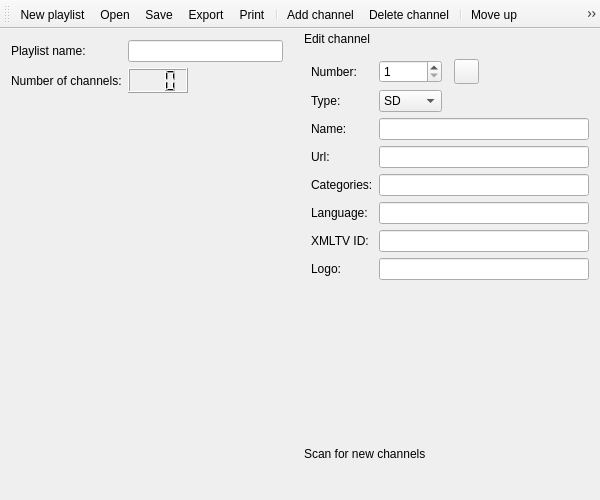
<?xml version="1.0" encoding="UTF-8"?>
<ui version="4.0">
 <class>PlaylistEditor</class>
 <widget class="QMainWindow" name="PlaylistEditor">
  <property name="geometry">
   <rect>
    <x>0</x>
    <y>0</y>
    <width>600</width>
    <height>500</height>
   </rect>
  </property>
  <property name="windowTitle">
   <string>Tano Editor</string>
  </property>
  <property name="windowIcon">
   <iconset resource="../../../data/logo.qrc">
    <normaloff>:/logo/48x48/logo-editor.png</normaloff>:/logo/48x48/logo-editor.png</iconset>
  </property>
  <property name="toolButtonStyle">
   <enum>Qt::ToolButtonIconOnly</enum>
  </property>
  <widget class="QWidget" name="centralwidget">
   <layout class="QGridLayout" name="gridLayout_3">
    <item row="0" column="0">
     <widget class="QLabel" name="labelName">
      <property name="text">
       <string>Playlist name:</string>
      </property>
     </widget>
    </item>
    <item row="0" column="1" colspan="2">
     <widget class="QLineEdit" name="editName"/>
    </item>
    <item row="1" column="0">
     <widget class="QLabel" name="labelCount">
      <property name="text">
       <string>Number of channels:</string>
      </property>
     </widget>
    </item>
    <item row="1" column="1">
     <widget class="QLCDNumber" name="number">
      <property name="minimumSize">
       <size>
        <width>60</width>
        <height>25</height>
       </size>
      </property>
      <property name="maximumSize">
       <size>
        <width>60</width>
        <height>25</height>
       </size>
      </property>
      <property name="digitCount">
       <number>3</number>
      </property>
     </widget>
    </item>
    <item row="2" column="0" colspan="3">
     <widget class="PlaylistDisplayWidget" name="playlist" native="true"/>
    </item>
   </layout>
  </widget>
  <widget class="QToolBar" name="toolBar">
   <property name="windowTitle">
    <string>Toolbar</string>
   </property>
   <property name="iconSize">
    <size>
     <width>24</width>
     <height>24</height>
    </size>
   </property>
   <property name="toolButtonStyle">
    <enum>Qt::ToolButtonIconOnly</enum>
   </property>
   <attribute name="toolBarArea">
    <enum>TopToolBarArea</enum>
   </attribute>
   <attribute name="toolBarBreak">
    <bool>false</bool>
   </attribute>
   <addaction name="actionNew"/>
   <addaction name="actionOpen"/>
   <addaction name="actionSave"/>
   <addaction name="actionExport"/>
   <addaction name="actionPrint"/>
   <addaction name="separator"/>
   <addaction name="actionAdd"/>
   <addaction name="actionDelete"/>
   <addaction name="separator"/>
   <addaction name="actionUp"/>
   <addaction name="actionDown"/>
   <addaction name="separator"/>
   <addaction name="actionHelp"/>
   <addaction name="actionClose"/>
  </widget>
  <widget class="QDockWidget" name="editWidget">
   <property name="sizePolicy">
    <sizepolicy hsizetype="Maximum" vsizetype="Preferred">
     <horstretch>0</horstretch>
     <verstretch>0</verstretch>
    </sizepolicy>
   </property>
   <property name="minimumSize">
    <size>
     <width>300</width>
     <height>264</height>
    </size>
   </property>
   <property name="maximumSize">
    <size>
     <width>300</width>
     <height>524287</height>
    </size>
   </property>
   <property name="windowIcon">
    <iconset resource="../../../data/icons.qrc">
     <normaloff>:/icons/24x24/edit.png</normaloff>:/icons/24x24/edit.png</iconset>
   </property>
   <property name="features">
    <set>QDockWidget::NoDockWidgetFeatures</set>
   </property>
   <property name="allowedAreas">
    <set>Qt::LeftDockWidgetArea|Qt::RightDockWidgetArea</set>
   </property>
   <property name="windowTitle">
    <string>Edit channel</string>
   </property>
   <attribute name="dockWidgetArea">
    <number>2</number>
   </attribute>
   <widget class="QWidget" name="editWidgetContents">
    <layout class="QGridLayout" name="gridLayout">
     <item row="7" column="0">
      <widget class="QLabel" name="labelXmltvId">
       <property name="text">
        <string>XMLTV ID:</string>
       </property>
      </widget>
     </item>
     <item row="0" column="0">
      <widget class="QLabel" name="labelNumber">
       <property name="text">
        <string>Number:</string>
       </property>
      </widget>
     </item>
     <item row="3" column="0">
      <widget class="QLabel" name="labelUrl">
       <property name="text">
        <string>Url:</string>
       </property>
      </widget>
     </item>
     <item row="4" column="1" colspan="6">
      <widget class="QLineEdit" name="editCategories"/>
     </item>
     <item row="2" column="1" colspan="6">
      <widget class="QLineEdit" name="editChannelName"/>
     </item>
     <item row="2" column="0">
      <widget class="QLabel" name="labelChannelName">
       <property name="text">
        <string>Name:</string>
       </property>
      </widget>
     </item>
     <item row="0" column="3">
      <widget class="QPushButton" name="buttonApplyNum">
       <property name="minimumSize">
        <size>
         <width>25</width>
         <height>25</height>
        </size>
       </property>
       <property name="maximumSize">
        <size>
         <width>25</width>
         <height>25</height>
        </size>
       </property>
       <property name="icon">
        <iconset resource="../../../data/icons.qrc">
         <normaloff>:/icons/24x24/apply.png</normaloff>:/icons/24x24/apply.png</iconset>
       </property>
       <property name="iconSize">
        <size>
         <width>24</width>
         <height>24</height>
        </size>
       </property>
      </widget>
     </item>
     <item row="7" column="1" colspan="6">
      <widget class="QLineEdit" name="editXmltvId"/>
     </item>
     <item row="3" column="1" colspan="6">
      <widget class="QLineEdit" name="editUrl"/>
     </item>
     <item row="6" column="1" colspan="6">
      <widget class="QLineEdit" name="editLanguage"/>
     </item>
     <item row="1" column="1">
      <widget class="QComboBox" name="editType">
       <property name="maxVisibleItems">
        <number>3</number>
       </property>
       <property name="maxCount">
        <number>3</number>
       </property>
       <item>
        <property name="text">
         <string>SD</string>
        </property>
       </item>
       <item>
        <property name="text">
         <string>HD</string>
        </property>
       </item>
       <item>
        <property name="text">
         <string>Radio</string>
        </property>
       </item>
      </widget>
     </item>
     <item row="10" column="0" colspan="7">
      <spacer name="verticalSpacer">
       <property name="orientation">
        <enum>Qt::Vertical</enum>
       </property>
       <property name="sizeHint" stdset="0">
        <size>
         <width>20</width>
         <height>40</height>
        </size>
       </property>
      </spacer>
     </item>
     <item row="6" column="0">
      <widget class="QLabel" name="labelLanguage">
       <property name="text">
        <string>Language:</string>
       </property>
      </widget>
     </item>
     <item row="1" column="0">
      <widget class="QLabel" name="labelType">
       <property name="text">
        <string>Type:</string>
       </property>
      </widget>
     </item>
     <item row="8" column="1" colspan="6">
      <widget class="QLineEdit" name="editLogo"/>
     </item>
     <item row="0" column="4">
      <spacer name="horizontalSpacer_2">
       <property name="orientation">
        <enum>Qt::Horizontal</enum>
       </property>
       <property name="sizeHint" stdset="0">
        <size>
         <width>40</width>
         <height>20</height>
        </size>
       </property>
      </spacer>
     </item>
     <item row="4" column="0">
      <widget class="QLabel" name="labelCategories">
       <property name="text">
        <string>Categories:</string>
       </property>
      </widget>
     </item>
     <item row="8" column="0">
      <widget class="QLabel" name="labelLogo">
       <property name="text">
        <string>Logo:</string>
       </property>
      </widget>
     </item>
     <item row="0" column="1">
      <widget class="QSpinBox" name="editNumber">
       <property name="minimum">
        <number>1</number>
       </property>
       <property name="maximum">
        <number>999</number>
       </property>
      </widget>
     </item>
    </layout>
   </widget>
  </widget>
  <widget class="QDockWidget" name="updateWidget">
   <property name="windowIcon">
    <iconset resource="../../../data/icons.qrc">
     <normaloff>:/icons/24x24/refresh.png</normaloff>:/icons/24x24/refresh.png</iconset>
   </property>
   <property name="features">
    <set>QDockWidget::NoDockWidgetFeatures</set>
   </property>
   <property name="allowedAreas">
    <set>Qt::LeftDockWidgetArea|Qt::RightDockWidgetArea</set>
   </property>
   <property name="windowTitle">
    <string>Scan for new channels</string>
   </property>
   <attribute name="dockWidgetArea">
    <number>2</number>
   </attribute>
   <widget class="QWidget" name="updateWidgetContents">
    <layout class="QGridLayout" name="updateContents">
     <item row="0" column="0">
      <widget class="PlaylistEditorScan" name="scan" native="true"/>
     </item>
    </layout>
   </widget>
  </widget>
  <action name="actionAdd">
   <property name="icon">
    <iconset resource="../../../data/icons.qrc">
     <normaloff>:/icons/24x24/add.png</normaloff>:/icons/24x24/add.png</iconset>
   </property>
   <property name="text">
    <string>Add channel</string>
   </property>
   <property name="toolTip">
    <string>Add channel</string>
   </property>
  </action>
  <action name="actionDelete">
   <property name="icon">
    <iconset resource="../../../data/icons.qrc">
     <normaloff>:/icons/24x24/remove.png</normaloff>:/icons/24x24/remove.png</iconset>
   </property>
   <property name="text">
    <string>Delete channel</string>
   </property>
   <property name="toolTip">
    <string>Delete channel</string>
   </property>
  </action>
  <action name="actionSave">
   <property name="icon">
    <iconset resource="../../../data/icons.qrc">
     <normaloff>:/icons/24x24/save.png</normaloff>:/icons/24x24/save.png</iconset>
   </property>
   <property name="text">
    <string>Save</string>
   </property>
   <property name="toolTip">
    <string>Save</string>
   </property>
  </action>
  <action name="actionClose">
   <property name="icon">
    <iconset resource="../../../data/icons.qrc">
     <normaloff>:/icons/24x24/close.png</normaloff>:/icons/24x24/close.png</iconset>
   </property>
   <property name="text">
    <string>Close</string>
   </property>
  </action>
  <action name="actionUp">
   <property name="icon">
    <iconset resource="../../../data/icons.qrc">
     <normaloff>:/icons/24x24/go-up.png</normaloff>:/icons/24x24/go-up.png</iconset>
   </property>
   <property name="text">
    <string>Move up</string>
   </property>
   <property name="toolTip">
    <string>Move up</string>
   </property>
  </action>
  <action name="actionDown">
   <property name="icon">
    <iconset resource="../../../data/icons.qrc">
     <normaloff>:/icons/24x24/go-down.png</normaloff>:/icons/24x24/go-down.png</iconset>
   </property>
   <property name="text">
    <string>Move down</string>
   </property>
   <property name="toolTip">
    <string>Move down</string>
   </property>
  </action>
  <action name="actionPrint">
   <property name="icon">
    <iconset resource="../../../data/icons.qrc">
     <normaloff>:/icons/24x24/print.png</normaloff>:/icons/24x24/print.png</iconset>
   </property>
   <property name="text">
    <string>Print</string>
   </property>
  </action>
  <action name="actionExport">
   <property name="icon">
    <iconset resource="../../../data/icons.qrc">
     <normaloff>:/icons/24x24/export.png</normaloff>:/icons/24x24/export.png</iconset>
   </property>
   <property name="text">
    <string>Export</string>
   </property>
  </action>
  <action name="actionOpen">
   <property name="icon">
    <iconset resource="../../../data/icons.qrc">
     <normaloff>:/icons/24x24/open.png</normaloff>:/icons/24x24/open.png</iconset>
   </property>
   <property name="text">
    <string>Open</string>
   </property>
  </action>
  <action name="actionAbout">
   <property name="icon">
    <iconset resource="../../../data/icons.qrc">
     <normaloff>:/icons/24x24/information.png</normaloff>:/icons/24x24/information.png</iconset>
   </property>
   <property name="text">
    <string>About</string>
   </property>
  </action>
  <action name="actionNew">
   <property name="icon">
    <iconset resource="../../../data/icons.qrc">
     <normaloff>:/icons/24x24/new.png</normaloff>:/icons/24x24/new.png</iconset>
   </property>
   <property name="text">
    <string>New playlist</string>
   </property>
  </action>
  <action name="actionExportTvheadend">
   <property name="icon">
    <iconset resource="../../../data/icons.qrc">
     <normaloff>:/icons/24x24/export.png</normaloff>:/icons/24x24/export.png</iconset>
   </property>
   <property name="text">
    <string>Tvheadend</string>
   </property>
  </action>
  <action name="actionSettings">
   <property name="icon">
    <iconset resource="../../../data/icons.qrc">
     <normaloff>:/icons/24x24/settings.png</normaloff>:/icons/24x24/settings.png</iconset>
   </property>
   <property name="text">
    <string>Settings</string>
   </property>
  </action>
  <action name="actionExportXmltvId">
   <property name="icon">
    <iconset resource="../../../data/icons.qrc">
     <normaloff>:/icons/24x24/export.png</normaloff>:/icons/24x24/export.png</iconset>
   </property>
   <property name="text">
    <string>XMLTV IDs</string>
   </property>
   <property name="toolTip">
    <string>XMLTV IDs</string>
   </property>
  </action>
  <action name="actionUpdate">
   <property name="icon">
    <iconset resource="../../../data/icons.qrc">
     <normaloff>:/icons/24x24/update_alert.png</normaloff>:/icons/24x24/update_alert.png</iconset>
   </property>
   <property name="text">
    <string>Update Information</string>
   </property>
   <property name="toolTip">
    <string>Update Information</string>
   </property>
  </action>
  <action name="actionHelp">
   <property name="icon">
    <iconset resource="../../../data/icons.qrc">
     <normaloff>:/icons/24x24/help.png</normaloff>:/icons/24x24/help.png</iconset>
   </property>
   <property name="text">
    <string>Help</string>
   </property>
  </action>
 </widget>
 <layoutdefault spacing="6" margin="11"/>
 <customwidgets>
  <customwidget>
   <class>PlaylistDisplayWidget</class>
   <extends>QWidget</extends>
   <header>ui/playlist/PlaylistDisplayWidget.h</header>
   <container>1</container>
  </customwidget>
  <customwidget>
   <class>PlaylistEditorScan</class>
   <extends>QWidget</extends>
   <header>ui/playlist/PlaylistEditorScan.h</header>
   <container>1</container>
  </customwidget>
 </customwidgets>
 <resources>
  <include location="../../../data/icons.qrc"/>
  <include location="../../../data/logo.qrc"/>
 </resources>
 <connections/>
</ui>
